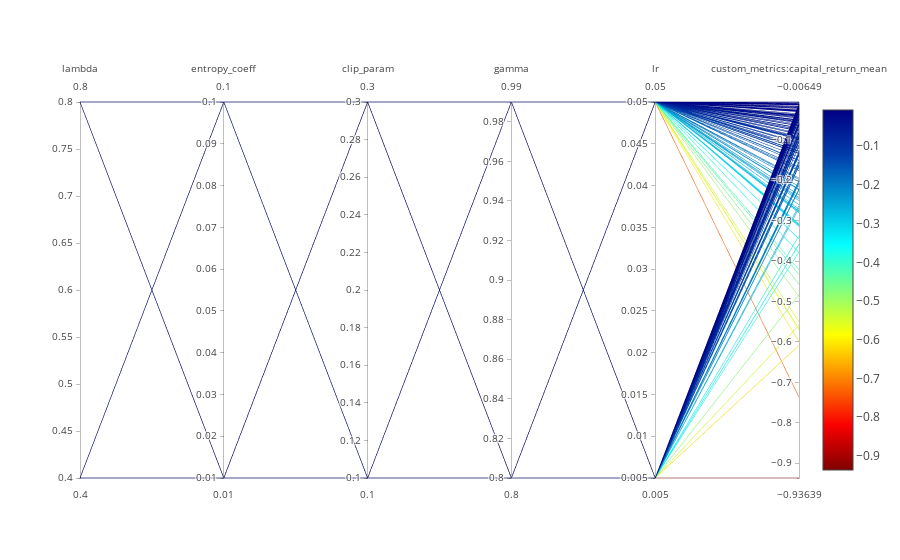

Here is the notebook cell this chart was saved with:
### Code cell
data = [
    go.Parcoords(
        line = dict(color = visualization_df['custom_metrics:capital_return_mean'], 
                    showscale=True,
                   colorscale = 'Jet', reversescale = True),
        dimensions = [generate_plotly_dim_dict(visualization_df, field) 
                      for field in visualization_df ],
        opacity=0.3
    )
]

plotly.offline.iplot(data)

### Figure 1 — Plotly figure (JSON) as saved in the notebook; plotly's stock layout.template omitted (floating-point values rounded to 4 significant figures; data arrays with more than 128 entries replaced by an {"elided": "..."} marker saying what was removed)
{"data": [{"dimensions": [{"label": "lambda", "values": {"elided": "210 float values"}}, {"label": "entropy_coeff", "values": {"elided": "210 float values"}}, {"label": "clip_param", "values": {"elided": "210 float values"}}, {"label": "gamma", "values": {"elided": "210 float values"}}, {"label": "lr", "values": {"elided": "210 float values"}}, {"label": "custom_metrics:capital_return_mean", "values": {"elided": "210 float values"}}], "line": {"color": {"elided": "210 float values"}, "colorscale": "Jet", "reversescale": true, "showscale": true}, "opacity": 0.3, "type": "parcoords", "uid": "72ec9634-a708-44fc-b9cb-f687f37d9987"}], "layout": {}}
